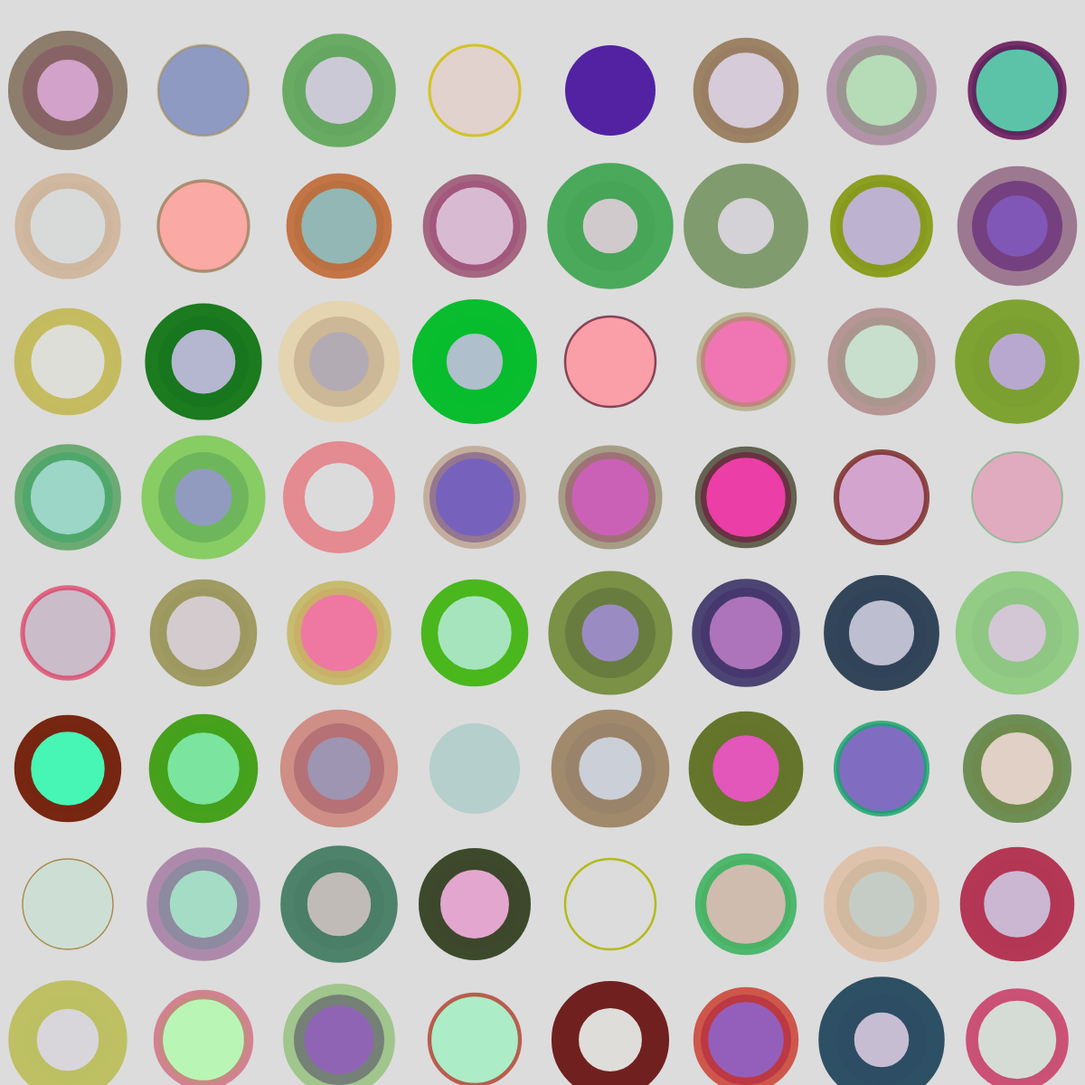
Frame 1 (no input)
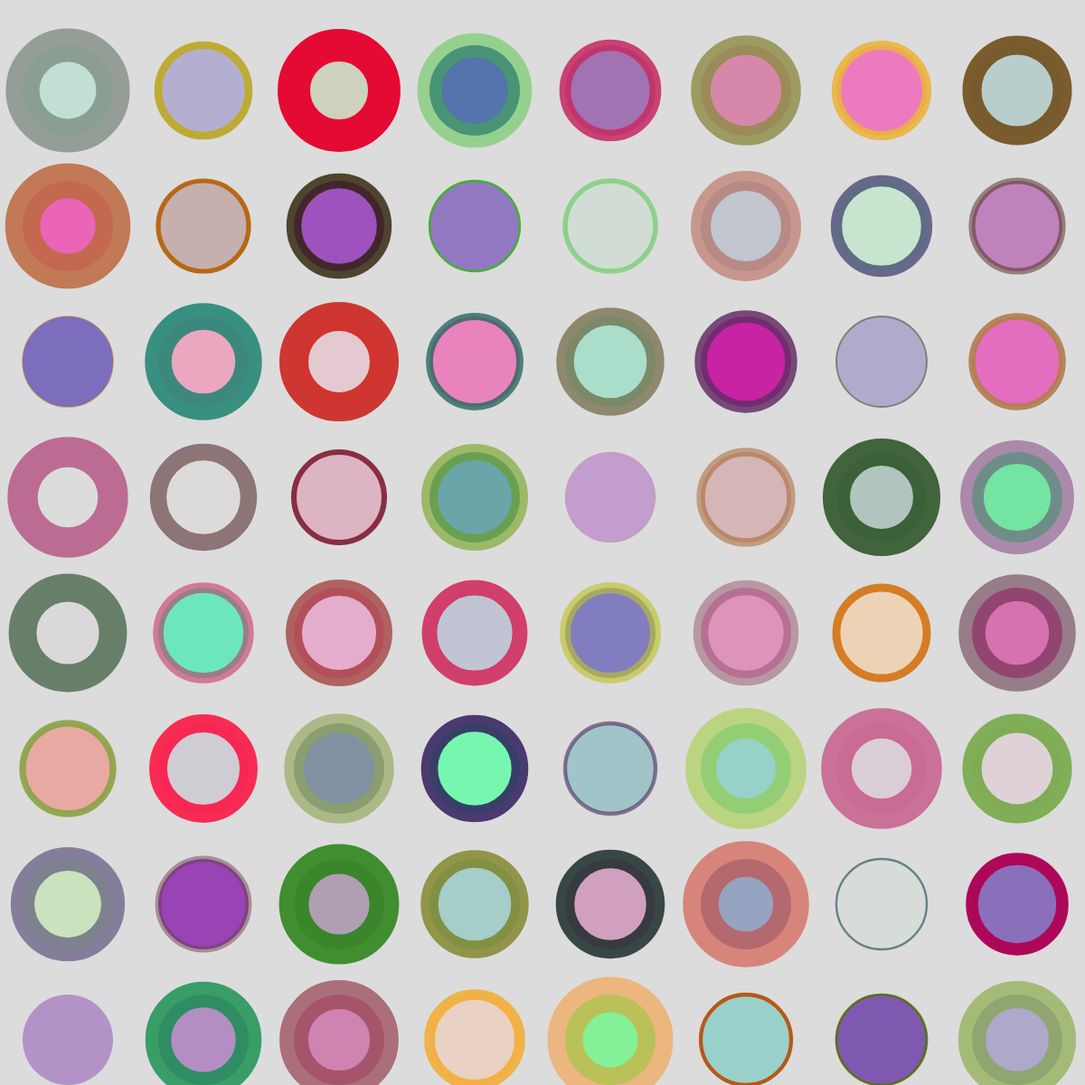
Frame 2 (the mouse pressed at the canvas centre, redrawn once)

The p5.js sketch that drew these frames (run headless with seeded random() and noise() and a simulated clock; the mouse was pressed at the canvas centre and the sketch redrawn once):

// p5.js sketch
// ── sketch.js
function setup() {
  // create a canvas
  createCanvas(1200, 1200);

  // disable animation
  noLoop();

}
//Information about creating a random color was found on p5js' website here: https://editor.p5js.org/aferriss/sketches/rJf3luXdG

function draw() {
  background(220);
  translate(75,100);

  //creating grid using two 'for' loops as well as the push() and pop() functions
for (let x = 0; x < 8; x++){
   for (let y = 0; y < 8; y++){

      let r = random(34,255); //Randomizing fill color
      let g = random(0,255);
      let b = random(150,175);
      let a = random(0,255);

      let sw = random(0,40); //Randomizing stroke weight for a value between 0 and 40

      let r2 = random(0,255); //Randomizing stroke color
      let g2 = random(0,200);
      let b2 = random(0,115);
      let a2 = random(100,255);


      fill(r,g,b,a); //Executing randomness
      stroke(r2,g2,b2,a2);
      strokeWeight(sw);

      push(); //code provided on Canvas
      translate(x * 150, y * 150);
      ellipse(0,0,100,100);
      pop();

   }
}
}
